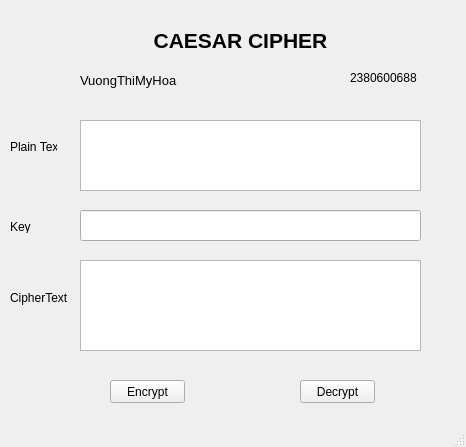
<?xml version="1.0" encoding="UTF-8"?>
<ui version="4.0">
 <class>MainWindow</class>
 <widget class="QMainWindow" name="MainWindow">
  <property name="geometry">
   <rect>
    <x>0</x>
    <y>0</y>
    <width>466</width>
    <height>447</height>
   </rect>
  </property>
  <property name="windowTitle">
   <string>Caesar Cipher</string>
  </property>
  <widget class="QWidget" name="centralwidget">
   <widget class="QLabel" name="label">
    <property name="geometry">
     <rect>
      <x>140</x>
      <y>30</y>
      <width>201</width>
      <height>20</height>
     </rect>
    </property>
    <property name="font">
     <font>
      <pointsize>16</pointsize>
      <weight>75</weight>
      <bold>true</bold>
     </font>
    </property>
    <property name="text">
     <string>CAESAR CIPHER</string>
    </property>
    <property name="alignment">
     <set>Qt::AlignCenter</set>
    </property>
   </widget>
   <widget class="QLabel" name="label_2">
    <property name="geometry">
     <rect>
      <x>80</x>
      <y>70</y>
      <width>341</width>
      <height>20</height>
     </rect>
    </property>
    <property name="font">
     <font>
      <pointsize>10</pointsize>
     </font>
    </property>
    <property name="text">
     <string>VuongThiMyHoa</string>
    </property>
    <property name="alignment">
     <set>Qt::AlignLeading|Qt::AlignLeft|Qt::AlignVCenter</set>
    </property>
   </widget>
   <widget class="QLabel" name="lbl_plain_text">
    <property name="geometry">
     <rect>
      <x>10</x>
      <y>140</y>
      <width>47</width>
      <height>13</height>
     </rect>
    </property>
    <property name="text">
     <string>Plain Text</string>
    </property>
   </widget>
   <widget class="QLabel" name="lbl_key_text">
    <property name="geometry">
     <rect>
      <x>10</x>
      <y>220</y>
      <width>47</width>
      <height>13</height>
     </rect>
    </property>
    <property name="text">
     <string>Key</string>
    </property>
   </widget>
   <widget class="QLabel" name="lbl_cipher_text">
    <property name="geometry">
     <rect>
      <x>10</x>
      <y>290</y>
      <width>71</width>
      <height>16</height>
     </rect>
    </property>
    <property name="text">
     <string>CipherText</string>
    </property>
   </widget>
   <widget class="QLineEdit" name="txt_key">
    <property name="geometry">
     <rect>
      <x>80</x>
      <y>210</y>
      <width>341</width>
      <height>31</height>
     </rect>
    </property>
   </widget>
   <widget class="QPushButton" name="btn_encrypt">
    <property name="geometry">
     <rect>
      <x>110</x>
      <y>380</y>
      <width>75</width>
      <height>23</height>
     </rect>
    </property>
    <property name="text">
     <string>Encrypt</string>
    </property>
   </widget>
   <widget class="QPushButton" name="btn_decrypt">
    <property name="geometry">
     <rect>
      <x>300</x>
      <y>380</y>
      <width>75</width>
      <height>23</height>
     </rect>
    </property>
    <property name="text">
     <string>Decrypt</string>
    </property>
   </widget>
   <widget class="QTextEdit" name="txt_plain_text">
    <property name="geometry">
     <rect>
      <x>80</x>
      <y>120</y>
      <width>341</width>
      <height>71</height>
     </rect>
    </property>
   </widget>
   <widget class="QTextEdit" name="txt_cipher_text">
    <property name="geometry">
     <rect>
      <x>80</x>
      <y>260</y>
      <width>341</width>
      <height>91</height>
     </rect>
    </property>
   </widget>
   <widget class="QLabel" name="label_3">
    <property name="geometry">
     <rect>
      <x>350</x>
      <y>70</y>
      <width>71</width>
      <height>16</height>
     </rect>
    </property>
    <property name="text">
     <string>2380600688</string>
    </property>
   </widget>
  </widget>
  <widget class="QMenuBar" name="menubar">
   <property name="geometry">
    <rect>
     <x>0</x>
     <y>0</y>
     <width>466</width>
     <height>21</height>
    </rect>
   </property>
  </widget>
  <widget class="QStatusBar" name="statusbar"/>
 </widget>
 <resources/>
 <connections/>
</ui>
